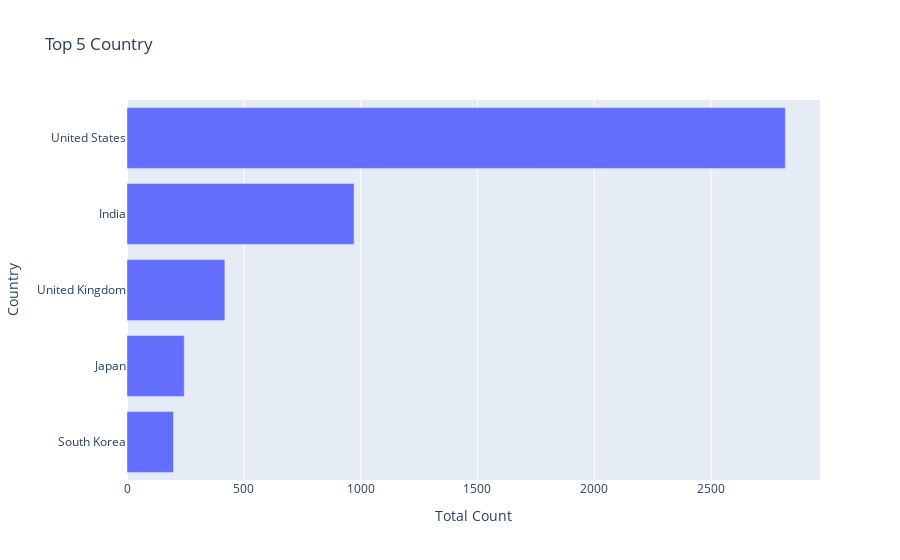

The notebook cell saved with this chart:
### Code cell
country_df = pd.DataFrame()
country_df = df['country']
country_df = country_df.to_frame()
country_df.columns = ['Country']
countries = country_df.groupby(['Country']).size().reset_index(name= 'Total Count')
countries = countries.sort_values(by = ['Total Count'] , ascending=False)
top5_co = countries.head()
top5_co = top5_co.sort_values(by=['Total Count'])
px.bar(top5_co , x='Total Count' , y = 'Country' , title='Top 5 Country')

### Figure 1 — Plotly figure (JSON) as saved in the notebook; plotly's stock layout.template omitted (floating-point values rounded to 4 significant figures)
{"data": [{"alignmentgroup": "True", "hovertemplate": "Total Count=%{x}<br>Country=%{y}<extra></extra>", "legendgroup": "", "marker": {"color": "#636efa", "pattern": {"shape": ""}}, "name": "", "offsetgroup": "", "orientation": "h", "showlegend": false, "textposition": "auto", "type": "bar", "x": [199, 245, 419, 972, 2818], "xaxis": "x", "y": ["South Korea", "Japan", "United Kingdom", "India", "United States"], "yaxis": "y"}], "layout": {"barmode": "relative", "legend": {"tracegroupgap": 0}, "title": {"text": "Top 5 Country"}, "xaxis": {"anchor": "y", "domain": [0, 1], "title": {"text": "Total Count"}}, "yaxis": {"anchor": "x", "domain": [0, 1], "title": {"text": "Country"}}}}
